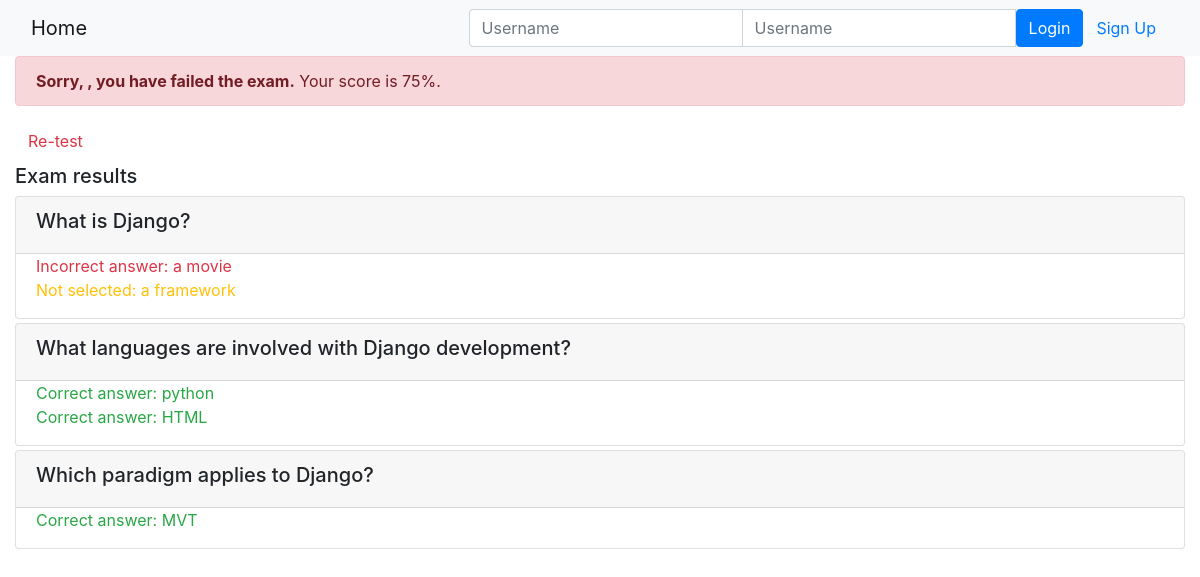
/onlinecourse/1/submission/1/result/, run on the app's committed database.
### onlinecourse/models.py (models this page shows, shortened)
class Question(models.Model):
    text = models.CharField(max_length=1000)
    grade_point = models.IntegerField(default=1)
    course = models.ForeignKey(Course, on_delete=models.CASCADE, default="")
    lesson = models.ManyToManyField(Lesson)

class Choice(models.Model):
    question = models.ForeignKey(Question, on_delete=models.CASCADE)
    content = models.CharField(max_length=1000)
    is_correct = models.BooleanField(default=False)

### onlinecourse/views.py (the view)
# urls.py: path('<int:course_id>/submission/<int:submission_id>/result/', views.show_exam_result, name='show_exam_result'),
def show_exam_result(request, course_id, submission_id):
    course = get_object_or_404(Course, pk=course_id)
    submission = Submission.objects.get(id=submission_id)
    choices = submission.choices.all()
    score = 0
    possible_score = 0
    for choice in choices:
        possible_score += choice.question.grade_point
        if choice.is_correct:
            score += choice.question.grade_point
    context = {}
    context['course'] = course
    context['choices'] = choices
    context['grade'] = int(score / possible_score *100)
    return render(request, 'onlinecourse/exam_result_bootstrap.html', context)

### onlinecourse/templates/onlinecourse/exam_result_bootstrap.html (shortened to what this page needs)
<!DOCTYPE html>
<html lang="en">
<head>
    {% load static %}
    <link rel="stylesheet" href="https://maxcdn.bootstrapcdn.com/bootstrap/4.5.2/css/bootstrap.min.css">
</head>
<body>
 <nav class="navbar navbar-light bg-light">
    <div class="container-fluid">
        <div class="navbar-header">
              <a class="navbar-brand" href="{% url 'onlinecourse:index' %}">Home</a>
        </div>
        <ul class="nav navbar-nav navbar-right">
            {% if user.is_authenticated %}
            <li>
                <a class="btn btn-link" href="#">{{ user.first_name }}({{ user.username }})</a>
                <a class="btn btn-link" href="{% url 'onlinecourse:logout' %}">Logout</a>
            </li>
            {% else %}
            <li>
                <form class="form-inline" action="{% url 'onlinecourse:login' %}" method="post">
                    <div class="input-group">
                        <input type="text" class="form-control" placeholder="Username" name="username" >
                        <input type="password" class="form-control" placeholder="Username" name="psw" >
                        <button class="btn btn-primary" type="submit">Login</button>
                        <a class="btn btn-link" href="{% url 'onlinecourse:registration' %}">Sign Up</a>
                    </div>
                </form>
            </li>
            {% endif %}
        </ul>
    </div>
</nav>
<div class="container-fluid">
    {% if grade > 80 %}
    <div class="alert alert-success">
        <b>Congratulations, {{ user.first_name }}, you have passed the exam!</b> Your score is {{ grade }}%.
    </div>
        {% else %}
        <div class="alert alert-danger">
            <b>Sorry, {{ user.first_name }}, you have failed the exam.</b> Your score is {{ grade }}%.
        </div>
        <a class="btn btn-link text-danger" href="{% url 'onlinecourse:course_details' course.id %}">Re-test</a>
        {% endif %}
        <div class="card-columns-vertical mt-1">
        <h5 class="">Exam results</h5>
        {% for question in course.question_set.all %}
        <div class="card mt-1">
            <div class="card-header"><h5>{{ question.text }}</h5></div>
               <div class="form-group">
                   {% for choice in question.choice_set.all %}
                   <div class="form-check">
                       {% if choice.is_correct and choice in choices %}
                       <div class="text-success">Correct answer: {{ choice.content }}</div>
                       {% else %}{% if choice.is_correct and not choice in choices %}
                       <div class="text-warning">Not selected: {{ choice.content }}</div>
                       {% else %}{% if not choice.is_correct and choice in choices %}
                       <div class="text-danger">Incorrect answer: {{ choice.content }}</div>
                       {% else %}
                       <div>{{ choice.choice_text }}</div>
                       {% endif %}{% endif %}{% endif %}
                   </div>
                   {% endfor %}
               </div>
           </div>
           {% endfor %}
        </div>
    </div>
</body>
</html>

### data on the page
Question: text "What is Django?"
Choice: content "a movie"
Choice: content "a framework"
Question: text "What languages are involved with Django development?"
Choice: content "python"
Choice: content "HTML"
Question: text "Which paradigm applies to Django?"
Choice: content "MVT"

### other printed values
{{ grade }} "75"
